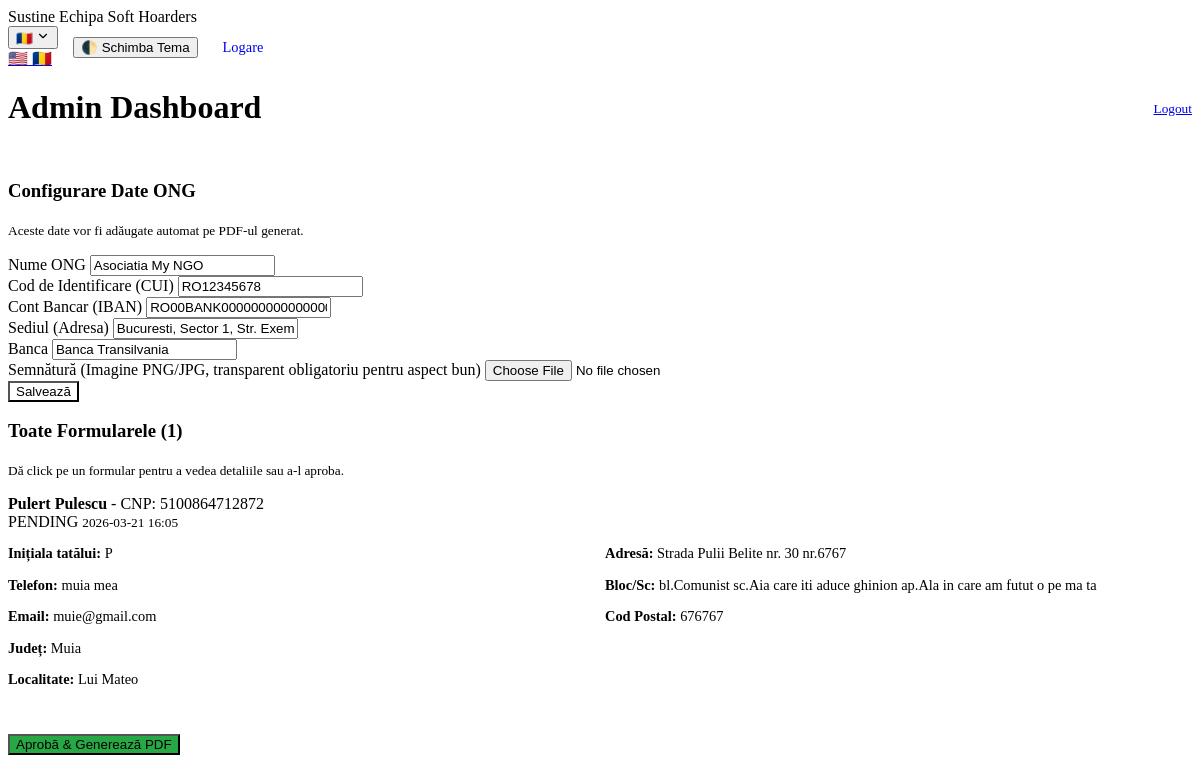
Before: /admin (signed in) with the older database file.
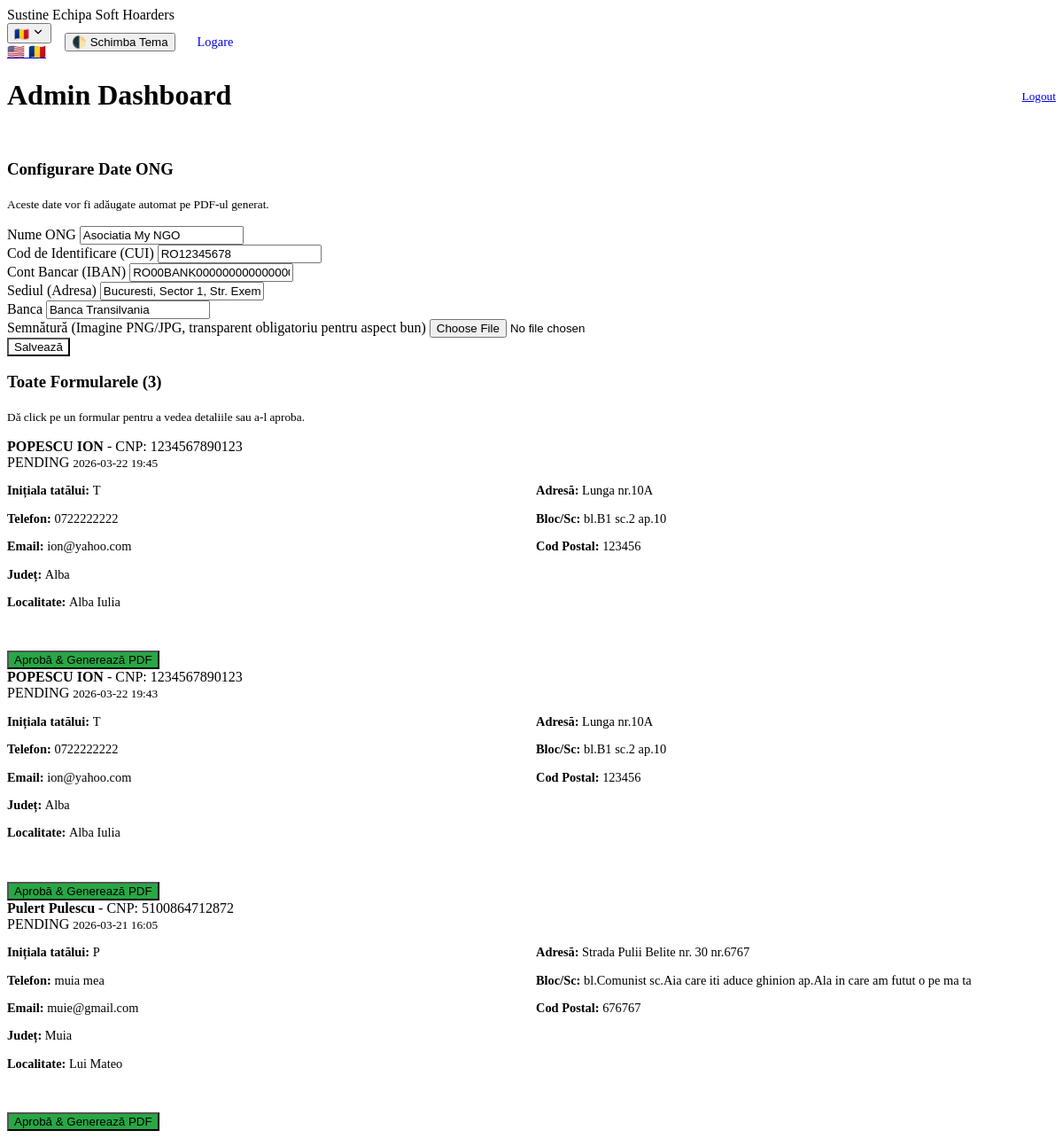
After: the same page with the newer database file.
### app.py (models this page shows)
class AdminConfig(db.Model):
    id = db.Column(db.Integer, primary_key=True)
    ong_name = db.Column(db.String(150), default='Asociatia My NGO')
    ong_cui = db.Column(db.String(50), default='RO12345678')
    ong_iban = db.Column(db.String(50), default='RO00BANK0000000000000000')
    ong_sediu = db.Column(db.String(150), default='Bucuresti, Sector 1, Str. Exemplu')
    ong_cont_bancar = db.Column(db.String(150), default='Banca Transilvania')
    signature_base64 = db.Column(db.Text, nullable=True) # allow storing signature data

class Submission(db.Model):
    id = db.Column(db.Integer, primary_key=True)
    nume = db.Column(db.String(100), nullable=False)
    prenume = db.Column(db.String(100), nullable=False)
    initiala_tatalui = db.Column(db.String(10), nullable=False)
    cnp = db.Column(db.String(20), nullable=False)
    judet = db.Column(db.String(50), nullable=True) # Optional now
    localitate = db.Column(db.String(100), nullable=True) # Optional now
    strada = db.Column(db.String(150), nullable=True)
    numar = db.Column(db.String(20), nullable=True)
    bloc = db.Column(db.String(20), nullable=True)
    scara = db.Column(db.String(20), nullable=True)
    apartament = db.Column(db.String(20), nullable=True)
    cod_postal = db.Column(db.String(20), nullable=True)
    telefon = db.Column(db.String(20), nullable=True)
    email = db.Column(db.String(120), nullable=True)
    status = db.Column(db.String(20), default='pending') # pending, approved
    created_at = db.Column(db.DateTime, default=datetime.datetime.utcnow)
    generated_pdf_path = db.Column(db.String(255), nullable=True)

### app.py (the view)
    def wrap(*args, **kwargs):
        if not session.get('admin'):
            return redirect(url_for('login'))
        return f(*args, **kwargs)

### app.py (called while the page is built, shortened)
@app.before_request
def set_language():
    if 'lang' not in session and not request.path.startswith('/static'):
        session['lang'] = 'en'
        ip = request.headers.get('CF-Connecting-IP') or request.headers.get('X-Forwarded-For', request.remote_addr)
        if ip:
            ip = ip.split(',')[0].strip()
            if ip in ['127.0.0.1', '::1']:
                session['lang'] = 'ro'

@app.context_processor
def inject_translations():
    lang = session.get('lang', 'ro')
    t = TRANSLATIONS.get(lang, TRANSLATIONS['ro'])
    return dict(t=t, lang=lang)

def admin_required(f):
    def wrap(*args, **kwargs):
        if not session.get('admin'):
            return redirect(url_for('login'))
        return f(*args, **kwargs)
    wrap.__name__ = f.__name__
    return wrap

@app.route('/admin', methods=['GET'])
@admin_required
def admin():
    submissions = Submission.query.order_by(Submission.created_at.desc()).all()
    config = AdminConfig.query.first()
    return render_template('admin.html', submissions=submissions, config=config)

### templates/admin.html (shortened to what this page needs)
{% extends 'base.html' %}
{% block content %}
<div class="intro-fade">
    <div style="display: flex; justify-content: space-between; align-items: center; margin-bottom: 2rem;">
        <h1>Admin Dashboard</h1>
        <a href="/logout" class="btn" style="background:var(--border);"><small>Logout</small></a>
    </div>
    <div class="dashboard-grid">
        <div class="card" style="align-self: start;">
            <h3>Configurare Date ONG</h3>
            <p class="text-muted mb-2"><small>Aceste date vor fi adăugate automat pe PDF-ul generat.</small></p>
            <form action="/admin/config" method="POST" enctype="multipart/form-data">
                <div class="form-group mb-1">
                    <label>Nume ONG</label>
                    <input type="text" name="ong_name" value="{{ config.ong_name }}" required>
                </div>
                <div class="form-group mb-1">
                    <label>Cod de Identificare (CUI)</label>
                    <input type="text" name="ong_cui" value="{{ config.ong_cui }}" required>
                </div>
                <div class="form-group mb-1">
                    <label>Cont Bancar (IBAN)</label>
                    <input type="text" name="ong_iban" value="{{ config.ong_iban }}" required>
                </div>
                <div class="form-group mb-1">
                    <label>Sediul (Adresa)</label>
                    <input type="text" name="ong_sediu" value="{{ config.ong_sediu }}" required>
                </div>
                <div class="form-group mb-1">
                    <label>Banca</label>
                    <input type="text" name="ong_cont_bancar" value="{{ config.ong_cont_bancar }}" required>
                </div>
                <div class="form-group mb-2">
                    <label>Semnătură (Imagine PNG/JPG, transparent obligatoriu pentru aspect bun)</label>
                    <input type="file" name="signature_file" accept="image/*">
                </div>
                <button type="submit" class="btn btn-primary mt-1" style="background-color: var(--primary);">Salvează</button>
            </form>
        </div>
        <div class="card">
            <h3>Toate Formularele ({{ submissions|length }})</h3>
            <p class="text-muted mb-2"><small>Dă click pe un formular pentru a vedea detaliile sau a-l aproba.</small></p>
            {% for sub in submissions %}
            <div class="submission-item">
                <div class="submission-header">
                    <div>
                        <strong>{{ sub.nume }} {{ sub.prenume }}</strong>
                        <span class="text-muted"> - CNP: {{ sub.cnp }}</span>
                    </div>
                    <div>
                        <span class="badge badge-{{ sub.status }}">{{ sub.status|upper }}</span>
                        <small class="text-muted ml-2">{{ sub.created_at.strftime('%Y-%m-%d %H:%M') }}</small>
                    </div>
                </div>
                <div class="submission-body">
                    <div style="display: grid; grid-template-columns: 1fr 1fr; gap: 10px; margin-bottom: 1rem; font-size: 0.9rem;">
                        <div>
                            <p><strong>Inițiala tatălui: </strong>{{ sub.initiala_tatalui }}</p>
                            <p><strong>Telefon: </strong>{{ sub.telefon or 'N/A' }}</p>
                            <p><strong>Email: </strong>{{ sub.email or 'N/A' }}</p>
                            <p><strong>Județ: </strong>{{ sub.judet }}</p>
                            <p><strong>Localitate: </strong>{{ sub.localitate }}</p>
                        </div>
                        <div>
                            <p><strong>Adresă: </strong>{{ sub.strada }} nr.{{ sub.numar }}</p>
                            <p><strong>Bloc/Sc: </strong>bl.{{ sub.bloc }} sc.{{ sub.scara }} ap.{{ sub.apartament }}</p>
                            <p><strong>Cod Postal: </strong>{{ sub.cod_postal }}</p>
                        </div>
                    </div>
                    <div style="padding-top: 1rem; border-top: 1px dashed var(--border); display: flex; gap: 10px;">
                        {% if sub.status == 'pending' %}
                        <form action="/admin/approve/{{ sub.id }}" method="POST" style="margin: 0;">
                            <button type="submit" class="btn btn-primary" style="background-color: #28a745;">Aprobă & Generează PDF</button>
                        </form>
                        {% else %}
                            <a href="/admin/download/{{ sub.id }}" class="btn btn-primary">Download PDF</a>
                        {% endif %}
                    </div>
                </div>
            </div>
            {% else %}
            <p class="text-muted">Nu există înregistrări.</p>
            {% endfor %}
        </div>
    </div>
</div>
{% endblock %}

### templates/base.html (shortened to what this page needs)
<!DOCTYPE html>
<html lang="{{ lang }}">
<head>
    <link rel="stylesheet" href="{{ url_for('static', filename='style.css') }}">
</head>
<body class="">
    <header>
        <div class="logo">{{ t.header_title }}</div>
        <div class="header-actions" style="display: flex; gap: 15px; align-items: center;">
            <div class="framer-lang-switcher">
    <button class="framer-lang-btn" aria-haspopup="true" aria-expanded="false">
        {% if lang == 'en' %}<span class="flag-icon">🇺🇸</span>{% else %}<span class="flag-icon">🇷🇴</span>{% endif %}
        <svg xmlns="http://www.w3.org/2000/svg" width="14" height="14" viewBox="0 0 24 24" fill="none" stroke="currentColor" stroke-width="2" stroke-linecap="round" stroke-linejoin="round"><path d="m6 9 6 6 6-6"/></svg>
    </button>
    <div class="framer-lang-dropdown">
        <a href="{{ url_for('set_lang_route', lang_code='en') }}" class="framer-lang-option {% if lang == 'en' %}active{% endif %}">
            <span class="flag-icon">🇺🇸</span>
        </a>
        <a href="{{ url_for('set_lang_route', lang_code='ro') }}" class="framer-lang-option {% if lang == 'ro' %}active{% endif %}">
            <span class="flag-icon">🇷🇴</span>
        </a>
    </div>
</div>
            <button id="theme-toggle">{{ t.theme_toggle }}</button>
            <a href="{{ url_for('login') }}" class="btn" style="padding: 5px 10px; font-size: 0.9em; text-decoration: none;">{{ t.login }}</a>
        </div>
    </header>
    <main>
        <div class="container">
            {% block content %}{% endblock %}
        </div>
    </main>
</body>
</html>

Changed rows visible on the page:
added Submission: nume "POPESCU", prenume "ION", cnp "1234567890123", status "PENDING", created_at "2026-03-22 19:45", initiala_tatalui "T", telefon "0722222222", email "ion@yahoo.com", judet "Alba", localitate "Alba Iulia", strada "Lunga", numar "10A", bloc "B1", scara "2", apartament "10", cod_postal "123456"
added Submission: nume "POPESCU", prenume "ION", cnp "1234567890123", status "PENDING", created_at "2026-03-22 19:43", initiala_tatalui "T", telefon "0722222222", email "ion@yahoo.com", judet "Alba", localitate "Alba Iulia", strada "Lunga", numar "10A", bloc "B1", scara "2", apartament "10", cod_postal "123456"
Other visible differences:
{{ submissions|length }}: "1" → "3"
